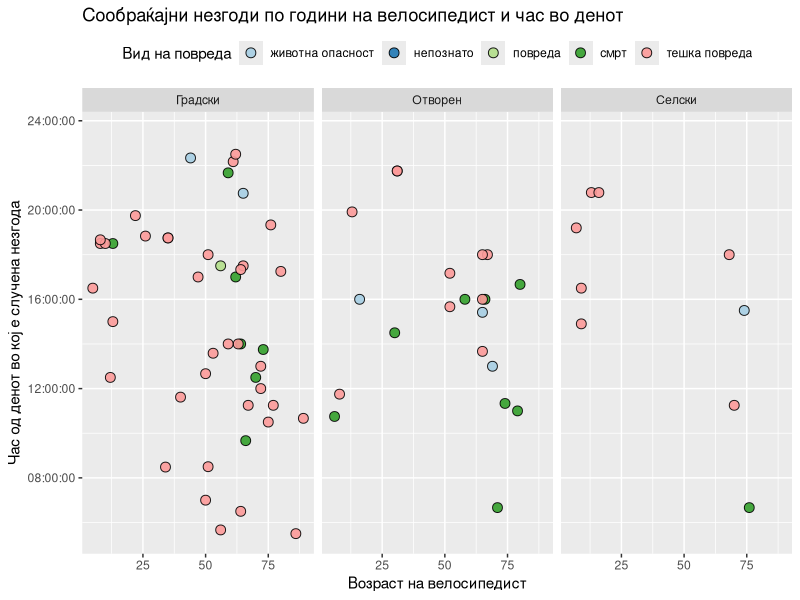
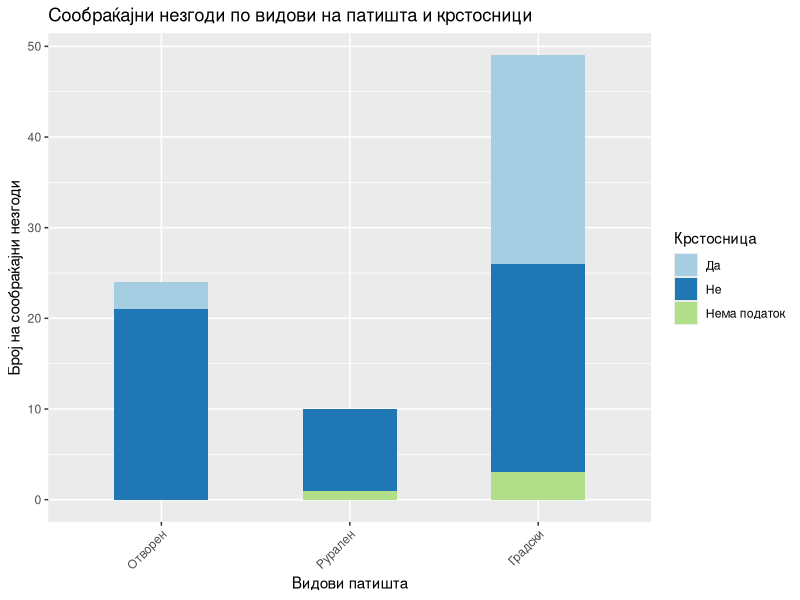
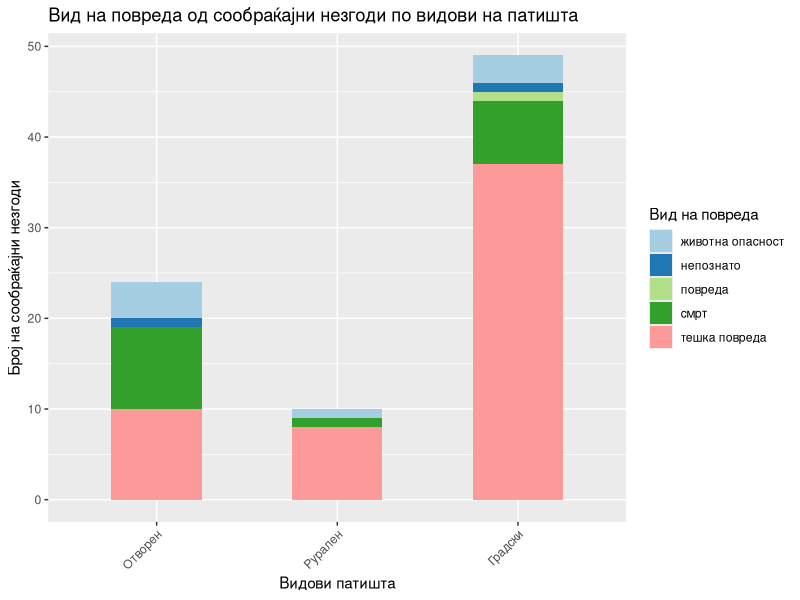
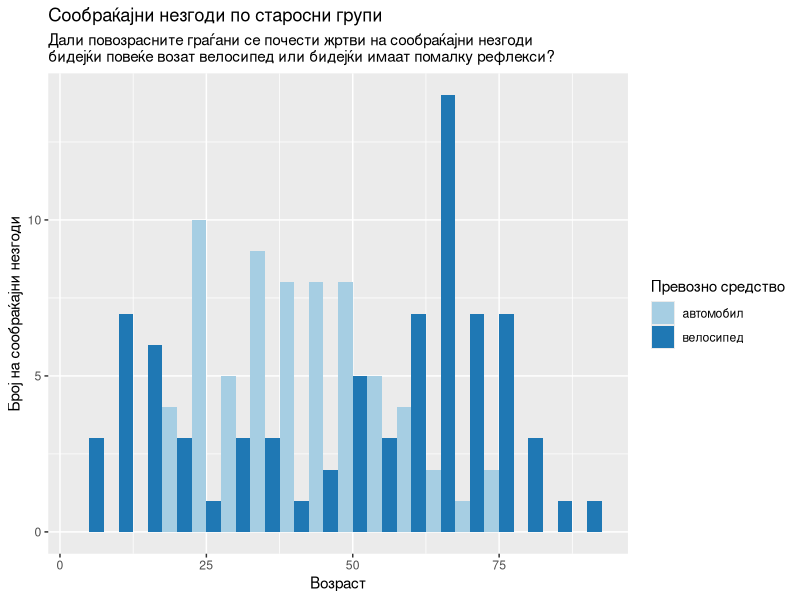
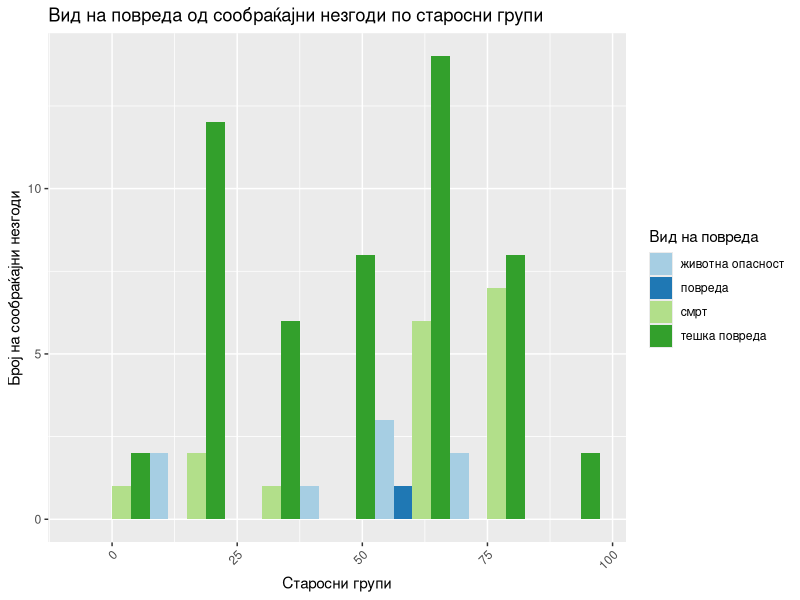
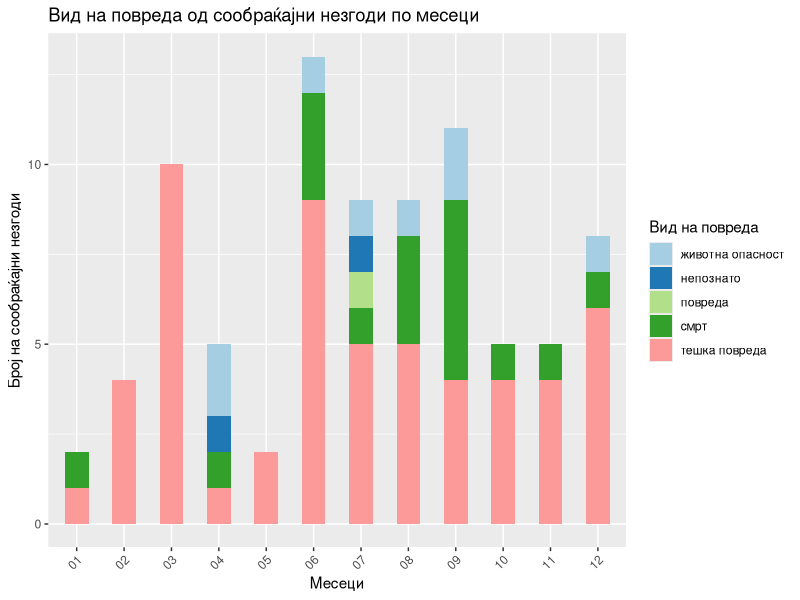
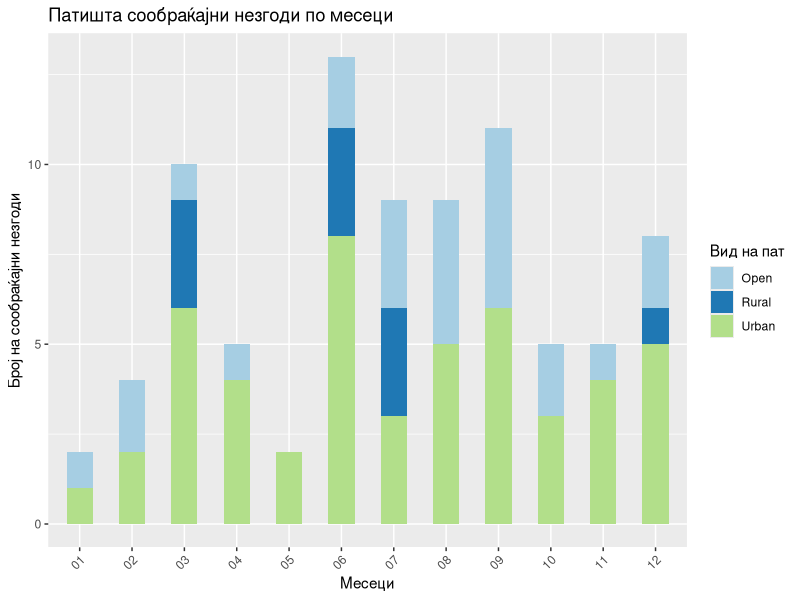
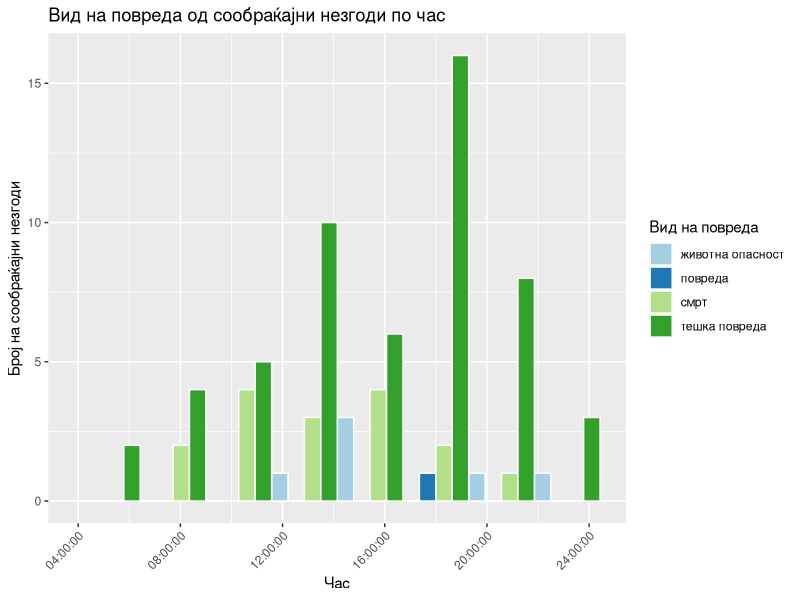

The R script that drew these images, in order:
## ---- chunk 1
# set global chunk options
knitr::opts_chunk$set(echo = FALSE, warning=FALSE, message=FALSE, cache=TRUE)
## ---- chunk 2
suppressPackageStartupMessages(library(tidyverse))
suppressPackageStartupMessages(library(lubridate))
## ---- chunk 3
#get the data
accidents <- as_tibble(read_csv("mvr-data.csv"))
## ---- chunk 4
#keep the traffic accidents
traffacc <- accidents %>%
  #separate Date of event; having months as observations might be useful.
  separate(DateOfEvent, c("Day", "Month", "Year"), sep = "\\.", remove = FALSE) %>%
  #separate hours:mins, make numeric
  separate(Hour, c("H", "M"), sep = "\\:", remove = FALSE) %>%
  mutate(Hours = as.numeric(H)) %>%
  #filter so we keep just the traffic accidents
  filter(Event == "сообраќајна незгода") %>% 
  mutate()
## ---- chunk 5
# time as time!
traffacc <- traffacc %>% 
  mutate(DateTime= parse_date_time(paste(DateOfEvent, Hour, sep=" "), orders="dmy HM")) %>% 
  mutate(TimeHM=parse_time(x = Hour, format="%H:%M")) %>%
  mutate(TimeH=hour(x = DateTime)) %>% 
  mutate(TypeOfRoadMK=case_when(
    TypeOfRoad == 'Open'  ~ 'Отворен',
    TypeOfRoad == 'Rural' ~ 'Селски',
    TypeOfRoad == 'Urban' ~ 'Градски'
  ))
## ---- chunk 6
ggplot(traffacc, aes(x=AgeV1, y=TimeHM, fill = Outcome)) +
  geom_point(size = 3, alpha = 0.9, pch=21) +
  scale_fill_brewer(name="Вид на повреда", palette = "Paired") +
  facet_wrap("TypeOfRoadMK", ncol=3) +
  theme(legend.position="top") +
  scale_y_time() +
  labs(title="Сообраќајни незгоди по години на велосипедист и час во денот",
          x = "Возраст на велосипедист", y = "Час од денот во кој е случена незгода")
## ---- chunk 7
#On what type of roads traffic accidents happen, and is it a crossroad?
tbl1 <- with(traffacc, table(TypeOfRoad, Crossroad))
knitr::kable(tbl1, caption="Сообраќајни незгоди по видови на патишта и крстосници")
## ---- chunk 8
#plot roads and accidents
traffacc %>% mutate(Crossroad2=case_when(Crossroad == "да" ~ "Да",
                                         Crossroad == "не" ~ "Не",
                                         is.na(Crossroad) ~ "Нема податок")) %>%
ggplot(aes(TypeOfRoad)) +
  geom_bar(aes(fill=Crossroad2), width = 0.5) +
  scale_x_discrete(labels=c("Отворен", "Рурален", "Градски")) +
  theme(axis.text.x = element_text(angle=45, vjust=1, hjust=1)) +
  scale_fill_brewer(palette = "Paired") +
  labs(title="Сообраќајни незгоди по видови на патишта и крстосници",
          x = "Видови патишта", y = "Број на сообраќајни незгоди", fill = "Крстосница")
## ---- chunk 9

#plot roads and type of outcomes
  ggplot(traffacc, aes(TypeOfRoad)) +
    geom_bar(aes(fill=Outcome), width = 0.5) +
    scale_x_discrete(labels=c("Отворен", "Рурален", "Градски")) +
    theme(axis.text.x = element_text(angle=45, vjust=1, hjust=1)) +
    scale_fill_brewer(palette = "Paired") +
    labs(title="Вид на повреда од сообраќајни незгоди по видови на патишта",
            x = "Видови патишта", y = "Број на сообраќајни незгоди", fill = "Вид на повреда")

## ---- chunk 10
#Which months?
with(traffacc, table(Month, Year))
## ---- chunk 11
#new data sets for plot by age of persons
veh1 <- traffacc %>%
  select(DateOfEvent, TypeOfRoad, ends_with("1")) %>%
  rename(Vehicle=Vehicle1, Age=AgeV1, Gender=GenderV1)

veh2 <- traffacc %>%
  select(DateOfEvent, TypeOfRoad, ends_with("2")) %>%
  rename(Vehicle=Vehicle2, Age=AgeV2, Gender=GenderV2) %>%
  select(-TypeV2, -AlchoholV2)

#plot the age of cyclists and drivers
both_veh <- bind_rows(veh1, veh2)
both_veh %>% filter(Vehicle %in% c("велосипед", "автомобил")) %>%
ggplot(aes(x=Age, group=Vehicle, fill=Vehicle)) +
  geom_histogram(position="dodge", binwidth = 5) +
  scale_fill_brewer(palette = "Paired") +
  labs(title = "Сообраќајни незгоди по старосни групи",
       subtitle = "Дали повозрасните граѓани се почести жртви на сообраќајни незгоди
бидејќи повеќе возат велосипед или бидејќи имаат помалку рефлекси?",
     x = "Возраст", y = "Број на сообраќајни незгоди", fill = "Превозно средство")

## ---- chunk 12

ggplot(traffacc, aes(x=AgeV1, group=Outcome, fill=Outcome)) +
  geom_histogram(position="dodge", binwidth = 15) +
  theme(axis.text.x = element_text(angle=45, vjust=1, hjust=1)) +
  scale_fill_brewer(palette = "Paired") +
  labs(title="Вид на повреда од сообраќајни незгоди по старосни групи",
          x = "Старосни групи", y = "Број на сообраќајни незгоди", fill = "Вид на повреда")

## ---- chunk 13
#Is there a correlation between roads and outcome; months and outcome; age of bycicle rider and outcome?
#chi2 tests for categorical variables
tbl2 <- with(traffacc, table(TypeOfRoad, Outcome))
chisq.test(tbl2, correct = F)

tbl3 <- with(traffacc, table(Month, Outcome))
chisq.test(tbl3, correct = F)

tbl4 <- with(traffacc, table(AgeV1, Outcome))
chisq.test(tbl4, correct = F)
## ---- chunk 14

#plot months and type of outcomes
  ggplot(traffacc, aes(Month)) +
    geom_bar(aes(fill=Outcome), width = 0.5) +
    theme(axis.text.x = element_text(angle=45, vjust=1, hjust=1)) +
    scale_fill_brewer(palette = "Paired") +
    labs(title="Вид на повреда од сообраќајни незгоди по месеци",
            x = "Месеци", y = "Број на сообраќајни незгоди", fill = "Вид на повреда")


#plot months and roads
ggplot(traffacc, aes(Month)) +
  geom_bar(aes(fill=TypeOfRoad), width = 0.5) +
  theme(axis.text.x = element_text(angle=45, vjust=1, hjust=1)) +
  scale_fill_brewer(palette = "Paired") +
  labs(title="Патишта сообраќајни незгоди по месеци",
          x = "Месеци", y = "Број на сообраќајни незгоди", fill = "Вид на пат")
## ---- chunk 15
# with time as time on x axis
ggplot(traffacc, aes(x=TimeHM, group=Outcome, fill=Outcome)) +
  geom_histogram(position="dodge", colour="white", bins = 8) +
  theme(axis.text.x = element_text(angle=45, vjust=1, hjust=1)) +
  scale_fill_brewer(palette = "Paired") +
  scale_x_time()+
  labs(title="Вид на повреда од сообраќајни незгоди по час", 
          x = "Час", y = "Број на сообраќајни незгоди", fill = "Вид на повреда") 

ggplot(traffacc, aes(x=TimeHM, group=TypeOfRoadMK, fill=TypeOfRoadMK)) +
  geom_histogram(position="dodge", colour="white", bins = 8) +
  theme(axis.text.x = element_text(angle=45, vjust=1, hjust=1)) +
  scale_fill_brewer(palette = "Paired") +
  scale_x_time()+
  labs(title="Патишта на сообраќајни незгоди по час", 
       x = "Час", y = "Број на сообраќајни незгоди", fill = "Вид на пат") 
